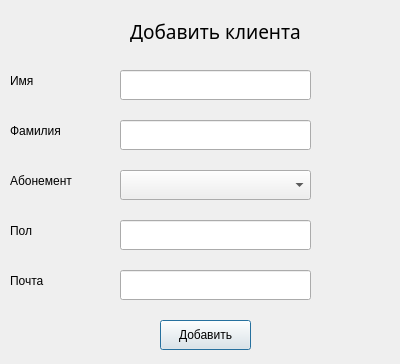
<?xml version="1.0" encoding="UTF-8"?>
<ui version="4.0">
 <class>Dialog</class>
 <widget class="QDialog" name="Dialog">
  <property name="geometry">
   <rect>
    <x>0</x>
    <y>0</y>
    <width>400</width>
    <height>364</height>
   </rect>
  </property>
  <property name="windowTitle">
   <string>Dialog</string>
  </property>
  <widget class="QLabel" name="label">
   <property name="geometry">
    <rect>
     <x>130</x>
     <y>20</y>
     <width>211</width>
     <height>22</height>
    </rect>
   </property>
   <property name="font">
    <font>
     <family>Noto Sans</family>
     <pointsize>14</pointsize>
    </font>
   </property>
   <property name="text">
    <string>Добавить клиента</string>
   </property>
  </widget>
  <widget class="QLineEdit" name="nameAddEdit">
   <property name="geometry">
    <rect>
     <x>120</x>
     <y>70</y>
     <width>191</width>
     <height>30</height>
    </rect>
   </property>
  </widget>
  <widget class="QLineEdit" name="surnameAddEdit">
   <property name="geometry">
    <rect>
     <x>120</x>
     <y>120</y>
     <width>191</width>
     <height>30</height>
    </rect>
   </property>
  </widget>
  <widget class="QLineEdit" name="emailAddEdit">
   <property name="geometry">
    <rect>
     <x>120</x>
     <y>270</y>
     <width>191</width>
     <height>30</height>
    </rect>
   </property>
  </widget>
  <widget class="QLineEdit" name="genderAddEdit">
   <property name="geometry">
    <rect>
     <x>120</x>
     <y>220</y>
     <width>191</width>
     <height>30</height>
    </rect>
   </property>
  </widget>
  <widget class="QLabel" name="label_2">
   <property name="geometry">
    <rect>
     <x>10</x>
     <y>70</y>
     <width>67</width>
     <height>22</height>
    </rect>
   </property>
   <property name="text">
    <string>Имя</string>
   </property>
  </widget>
  <widget class="QLabel" name="label_3">
   <property name="geometry">
    <rect>
     <x>10</x>
     <y>120</y>
     <width>67</width>
     <height>22</height>
    </rect>
   </property>
   <property name="text">
    <string>Фамилия</string>
   </property>
  </widget>
  <widget class="QLabel" name="label_4">
   <property name="geometry">
    <rect>
     <x>10</x>
     <y>220</y>
     <width>67</width>
     <height>22</height>
    </rect>
   </property>
   <property name="text">
    <string>Пол</string>
   </property>
  </widget>
  <widget class="QComboBox" name="comboBoxMembership">
   <property name="geometry">
    <rect>
     <x>120</x>
     <y>170</y>
     <width>191</width>
     <height>30</height>
    </rect>
   </property>
  </widget>
  <widget class="QLabel" name="label_5">
   <property name="geometry">
    <rect>
     <x>10</x>
     <y>170</y>
     <width>91</width>
     <height>22</height>
    </rect>
   </property>
   <property name="text">
    <string>Абонемент</string>
   </property>
  </widget>
  <widget class="QLabel" name="label_6">
   <property name="geometry">
    <rect>
     <x>10</x>
     <y>270</y>
     <width>67</width>
     <height>22</height>
    </rect>
   </property>
   <property name="text">
    <string>Почта</string>
   </property>
  </widget>
  <widget class="QPushButton" name="addClientButton">
   <property name="geometry">
    <rect>
     <x>160</x>
     <y>320</y>
     <width>91</width>
     <height>30</height>
    </rect>
   </property>
   <property name="text">
    <string>Добавить</string>
   </property>
  </widget>
 </widget>
 <resources/>
 <connections/>
</ui>
